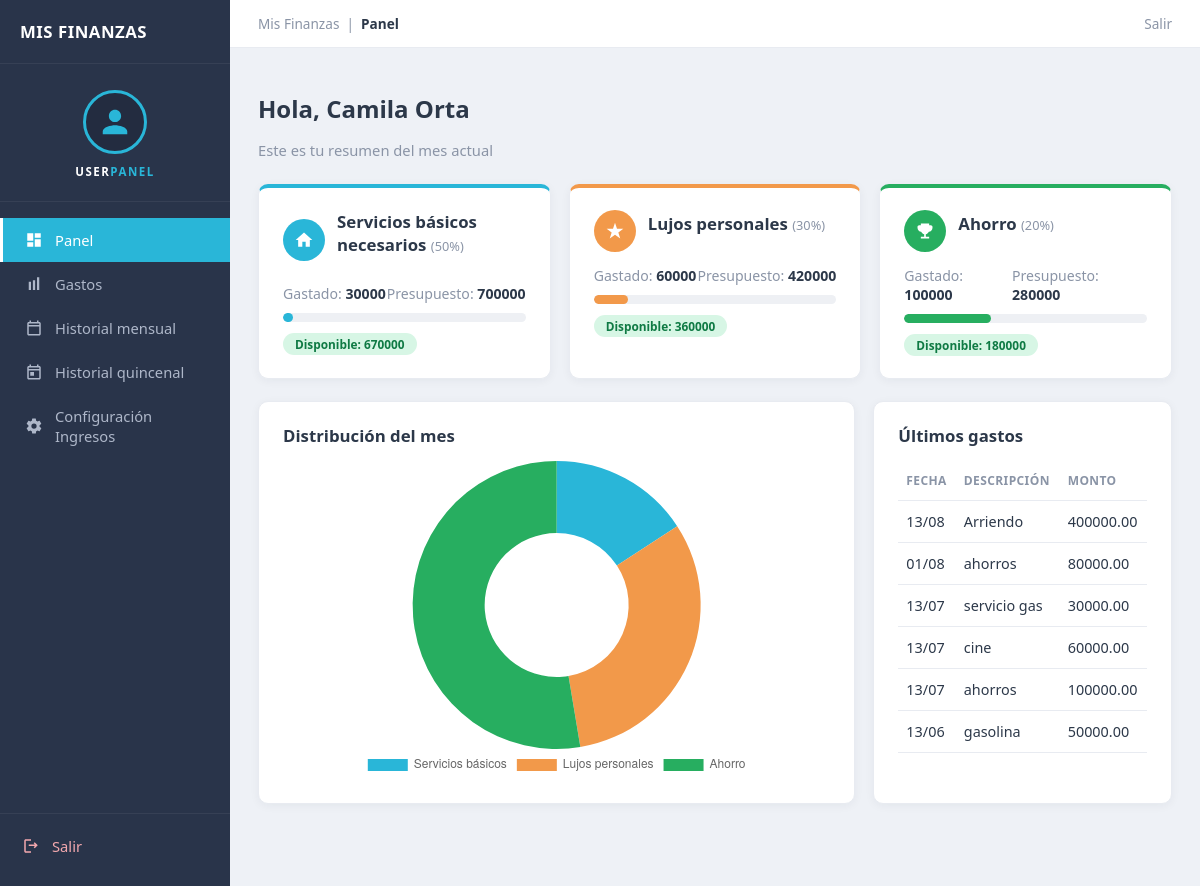
The page / (signed in) on the database its author committed.
### tables this page shows
CREATE TABLE users (
                    id INTEGER PRIMARY KEY AUTOINCREMENT,
                    name TEXT NOT NULL,
                    email TEXT NOT NULL UNIQUE,
                    password_hash TEXT NOT NULL,
                    monthly_income REAL NOT NULL DEFAULT 0
                );

CREATE TABLE expenses (
                    id INTEGER PRIMARY KEY AUTOINCREMENT,
                    user_id INTEGER NOT NULL,
                    description TEXT NOT NULL,
                    amount REAL NOT NULL,
                    category TEXT NOT NULL,
                    expense_date TEXT NOT NULL,
                    FOREIGN KEY (user_id) REFERENCES users(id) ON DELETE CASCADE
                );

### app/presentation/web/routes/expense_routes.py (the view)
@expenses_bp.route("/")
@login_required
def dashboard():
    container = _container()
    user = container.user_repository.get_by_id(current_user_id())
    today = date.today()
    reporte = container.report_use_cases.current_month_budget_report(user, today)
    gastos_recientes = container.expense_use_cases.list_all(user.id)[:8]
    categorias = list(CategoryType)
    chart_labels = [cat.etiqueta for cat in categorias]
    chart_data = [float(reporte.estados[cat].gastado) for cat in categorias]
    return render_template(
        "dashboard.html",
        user=user,
        reporte=reporte,
        categorias=categorias,
        gastos_recientes=gastos_recientes,
        chart_labels=chart_labels,
        chart_data=chart_data,
    )

### app/application/use_cases/expense_use_cases.py (called while the page is built)
    def list_all(self, user_id: int) -> List[Expense]:
        gastos = self._expenses.list_by_user(user_id)
        return sorted(gastos, key=lambda g: g.expense_date, reverse=True)

### app/application/use_cases/report_use_cases.py (called while the page is built)
    def current_month_budget_report(self, user: User, today: date) -> BudgetReport:
        gastos = self._expenses.list_by_user(user.id)
        gastos_mes = [
            g
            for g in gastos
            if g.expense_date.year == today.year and g.expense_date.month == today.month
        ]
        return calcular_reporte(user.monthly_income, gastos_mes)

### app/domain/budget_rules.py (called while the page is built)
def calcular_reporte(ingreso: float, gastos: List[Expense]) -> BudgetReport:
    totales_por_categoria: Dict[CategoryType, float] = {
        cat: 0.0 for cat in CategoryType
    }
    for gasto in gastos:
        totales_por_categoria[gasto.category] += gasto.amount
    estados = {}
    for cat in CategoryType:
        recomendado = round(ingreso * cat.porcentaje_recomendado, 2)
        estados[cat] = CategoryBudgetStatus(
            category=cat,
            recomendado=recomendado,
            gastado=round(totales_por_categoria[cat], 2),
        )
    return BudgetReport(ingreso=ingreso, estados=estados)

    @property
    def diferencia(self) -> float:
        return self.recomendado - self.gastado

    @property
    def porcentaje_usado(self) -> float:
        if self.recomendado <= 0:
            return 0.0
        return round((self.gastado / self.recomendado) * 100, 1)

    @property
    def excedido(self) -> bool:
        return self.gastado > self.recomendado

### app/domain/entities.py (called while the page is built)
    @property
    def etiqueta(self) -> str:
        return {
            CategoryType.NECESIDAD: "Servicios básicos necesarios",
            CategoryType.LUJO: "Lujos personales",
            CategoryType.AHORRO: "Ahorro",
        }[self]

    @property
    def porcentaje_recomendado(self) -> float:
        return {
            CategoryType.NECESIDAD: 0.50,
            CategoryType.LUJO: 0.30,
            CategoryType.AHORRO: 0.20,
        }[self]

### app/infrastructure/db/database.py (called while the page is built)
    def get_connection(self) -> sqlite3.Connection:
        conn = sqlite3.connect(self.db_path)
        conn.row_factory = sqlite3.Row
        conn.execute("PRAGMA foreign_keys = ON")
        return conn

### app/infrastructure/repositories/sqlite_user_repository.py (called while the page is built)
    @staticmethod
    def _row_to_user(row) -> User:
        return User(
            id=row["id"],
            name=row["name"],
            email=row["email"],
            password_hash=row["password_hash"],
            monthly_income=row["monthly_income"],
        )

### app/presentation/web/templates/dashboard.html (shortened to what this page needs)
{% extends "base.html" %}
{% block breadcrumb %}Panel{% endblock %}
{% block content %}
<h1>Hola, {{ user.name }} </h1>
<p class="subtitle">Este es tu resumen del mes actual
<div class="grid-3">
    {% for cat in categorias %}
    {% set estado = reporte.estados[cat] %}
    <div class="card budget-card {{ cat.value }}">
        <div class="card-head">
            <span class="icon-circle">
                {% if cat.value == 'necesidad' %}
                <svg viewBox="0 0 24 24"><path d="M10 20v-6h4v6h5v-8h3L12 3 2 12h3v8z"/></svg>
                {% elif cat.value == 'lujo' %}
                <svg viewBox="0 0 24 24"><path d="M12 2l2.4 7.2H22l-6 4.6 2.3 7.2L12 16.4 5.7 21 8 13.8 2 9.2h7.6z"/></svg>
                {% else %}
                <svg viewBox="0 0 24 24"><path d="M19 5h-2V3H7v2H5c-1.1 0-2 .9-2 2v1c0 2.55 1.92 4.63 4.39 4.94.63 1.5 1.98 2.63 3.61 2.95V19H7v2h10v-2h-4v-3.11c1.63-.32 2.98-1.45 3.61-2.95C19.08 12.63 21 10.55 21 8V7c0-1.1-.9-2-2-2z"/></svg>
                {% endif %}
            </span>
            <h2 class="mt-0">{{ cat.etiqueta }} <span style="font-weight:400; font-size:0.8rem; color:var(--color-muted);">({{ (cat.porcentaje_recomendado*100)|int }}%)</span></h2>
        </div>
        <div class="amounts">
            <span>Gastado: <strong>{{ '%.0f'|format(estado.gastado) }}</strong></span>
            <span>Presupuesto: <strong>{{ '%.0f'|format(estado.recomendado) }}</strong></span>
        </div>
        <div class="progress-bar {{ cat.value }}">
            <div class="progress-bar-fill" style="width: {{ [estado.porcentaje_usado, 100]|min }}%;"></div>
        </div>
        {% if estado.excedido %}
            <span class="badge over">Excedido por {{ '%.0f'|format(-estado.diferencia) }}</span>
        {% else %}
            <span class="badge ok">Disponible: {{ '%.0f'|format(estado.diferencia) }}</span>
        {% endif %}
    </div>
    {% endfor %}
</div>
<div class="grid-2">
    <div class="card">
        <h2 class="mt-0">Distribución del mes</h2>
        <div class="chart-wrap">
            <canvas id="chartMes"></canvas>
        </div>
    </div>
    <div class="card">
        <h2 class="mt-0">Últimos gastos</h2>
        {% if gastos_recientes %}
        <table>
            <thead><tr><th>Fecha</th><th>Descripción</th><th>Monto</th></tr></thead>
            <tbody>
            {% for g in gastos_recientes %}
                <tr>
                    <td>{{ g.expense_date.strftime('%d/%m') }}</td>
                    <td>{{ g.description }}</td>
                    <td>{{ '%.2f'|format(g.amount) }}</td>
                </tr>
            {% endfor %}
            </tbody>
        </table>
        {% else %}
        <p class="empty-state">Todavía no has registrado gastos.<br><a href="{{ url_for('expenses.list_expenses') }}">Agrega tu primer gasto</a></p>
        {% endif %}
    </div>
</div>
{% endblock %}
{% block scripts %}
<script>
const ctx = document.getElementById('chartMes');
new Chart(ctx, {
    type: 'doughnut',
    data: {
        labels: ['Servicios básicos', 'Lujos personales', 'Ahorro'],
        datasets: [{
            data: [
                {{ reporte.estados[categorias[0]].gastado }},
                {{ reporte.estados[categorias[1]].gastado }},
                {{ reporte.estados[categorias[2]].gastado }},
            ],
            backgroundColor: ['#29b6d8', '#f2994a', '#27ae60'],
            borderWidth: 0
        }]
    },
    options: {
        responsive: true,
        maintainAspectRatio: false,
        plugins: { legend: { position: 'bottom' } }
    }
});
</script>
{% endblock %}

### app/presentation/web/templates/base.html (shortened to what this page needs)
<!DOCTYPE html>
<html lang="es">
<head>
    <link rel="stylesheet" href="{{ url_for('static', filename='css/style.css') }}">
</head>
<body>
    {% if session.get('user_id') %}
    <div class="app-shell">
        <aside class="sidebar" id="sidebar">
            <div class="sidebar-brand">
                <span>MIS FINANZAS</span>
            </div>
            <div class="sidebar-user">
                <div class="avatar">
                    <svg viewBox="0 0 24 24"><path d="M12 12c2.7 0 4.9-2.2 4.9-4.9S14.7 2.2 12 2.2 7.1 4.4 7.1 7.1 9.3 12 12 12zm0 2.5c-3.3 0-9.8 1.6-9.8 4.9v2.4h19.6v-2.4c0-3.3-6.5-4.9-9.8-4.9z"/></svg>
                </div>
                <div class="user-label">USER<span class="accent">PANEL</span></div>
            </div>
            <nav class="sidebar-nav">
                <a href="{{ url_for('expenses.dashboard') }}" class="{{ 'active' if request.endpoint == 'expenses.dashboard' }}">
                    <svg viewBox="0 0 24 24"><path d="M3 13h8V3H3v10zm0 8h8v-6H3v6zm10 0h8V11h-8v10zm0-18v6h8V3h-8z"/></svg>
                    Panel
                </a>
                <a href="{{ url_for('expenses.list_expenses') }}" class="{{ 'active' if request.endpoint == 'expenses.list_expenses' }}">
                    <svg viewBox="0 0 24 24"><path d="M5 9h3v11H5zm11-6h3v17h-3zm-5.5 4h3v13h-3z"/></svg>
                    Gastos
                </a>
                <a href="{{ url_for('reports.monthly_history') }}" class="{{ 'active' if request.endpoint == 'reports.monthly_history' }}">
                    <svg viewBox="0 0 24 24"><path d="M19 4h-1V2h-2v2H8V2H6v2H5c-1.1 0-2 .9-2 2v14c0 1.1.9 2 2 2h14c1.1 0 2-.9 2-2V6c0-1.1-.9-2-2-2zm0 16H5V10h14v10zM5 8V6h14v2H5z"/></svg>
                    Historial mensual
                </a>
                <a href="{{ url_for('reports.biweekly_history') }}" class="{{ 'active' if request.endpoint == 'reports.biweekly_history' }}">
                    <svg viewBox="0 0 24 24"><path d="M19 4h-1V2h-2v2H8V2H6v2H5c-1.1 0-2 .9-2 2v14c0 1.1.9 2 2 2h14c1.1 0 2-.9 2-2V6c0-1.1-.9-2-2-2zm0 16H5V10h14v10zM5 8V6h14v2H5zm2 4h5v5H7z"/></svg>
                    Historial quincenal
                </a>
                <a href="{{ url_for('auth.settings') }}" class="{{ 'active' if request.endpoint == 'auth.settings' }}">
                    Configuración Ingresos
                </a>
            </nav>
            <div class="sidebar-footer">
                <a href="{{ url_for('auth.logout') }}">
                    <svg viewBox="0 0 24 24"><path d="M17 7l-1.41 1.41L17.17 10H9v2h8.17l-1.58 1.59L17 15l4-4zM5 5h7V3H5c-1.1 0-2 .9-2 2v14c0 1.1.9 2 2 2h7v-2H5V5z"/></svg>
                    Salir
                </a>
            </div>
        </aside>
        <div class="main-area">
            <header class="topbar">
                <div class="topbar-left">
                    <span class="breadcrumb">Mis Finanzas &nbsp;|&nbsp; <strong>{% block breadcrumb %}Panel{% endblock %}</strong></span>
                </div>
                <div class="topbar-right">
                    <a href="{{ url_for('auth.logout') }}">Salir</a>
                </div>
            </header>
            <main class="container">
                {% block content %}{% endblock %}
            </main>
        </div>
    </div>
    {% endif %}
    {% block scripts %}{% endblock %}
</body>
</html>

### rows shown on the page
users: name "Camila Orta"
expenses: expense_date "13/08", description "Arriendo", amount "400000.00"
expenses: expense_date "01/08", description "ahorros", amount "80000.00"
expenses: expense_date "13/07", description "servicio gas", amount "30000.00"
expenses: expense_date "13/07", description "cine", amount "60000.00"
expenses: expense_date "13/07", description "ahorros", amount "100000.00"
expenses: expense_date "13/06", description "gasolina", amount "50000.00"

### other values the page prints
{{ cat.etiqueta }} "Servicios básicos necesarios" "Lujos personales" "Ahorro"
{{ (cat.porcentaje_recomendado*100)|int }} "50" "30" "20"
{{ '%.0f'|format(estado.gastado) }} "30000" "60000" "100000"
{{ '%.0f'|format(estado.recomendado) }} "700000" "420000" "280000"
{{ '%.0f'|format(estado.diferencia) }} "670000" "360000" "180000"
chart data {{ reporte.estados[categorias[0]].gastado }} 30000.0
chart data {{ reporte.estados[categorias[1]].gastado }} 60000.0
chart data {{ reporte.estados[categorias[2]].gastado }} 100000.0
